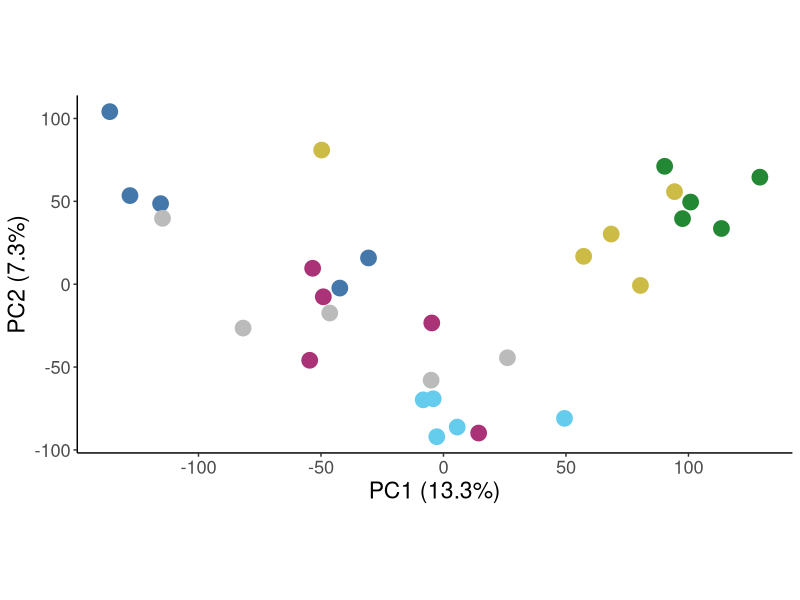
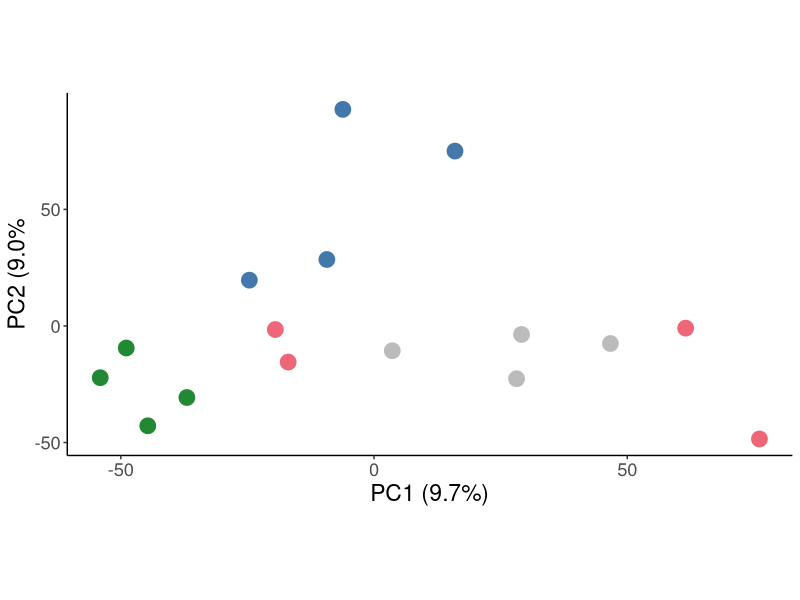

Recreate these plots in R, in order.
#Script makes the subplots (Principal components analysis) shown in Fig. 4. Subplots were assembled into figure outside of R. 
library(ggplot2)

#replace "yourpath" with path to file
setwd("yourpath")
df <- read.csv(file="Acutus_PC_data.csv")
df$Station <- factor(df$Station, ordered = TRUE,levels = c("616.04", "400.04", "200.04", "200", "0.1", "-100.1"))
pdf(file="Acutus_PCA.pdf")
ggplot(df) + 
  geom_point(aes(x=PC1, y=PC2, color = Station), size=5)+ 
  xlab("PC1 (13.3%)")+
  ylab("PC2 (7.3%)")+
  theme_classic()+ 
  theme(legend.position = "none")+
  theme(aspect.ratio=3/6)+
  theme(axis.text.x=element_text(size=rel(1.5)), axis.title.x=element_text(size=rel(1.5)))+
  theme(axis.text.y=element_text(size=rel(1.5)), axis.title.y=element_text(size=rel(1.5)))+
  theme(legend.text=element_text(size=rel(1.2)), legend.title=element_text(size=rel(1.2)))+
  scale_color_manual(values = c("#AA3377", "#66CCEE", "#CCBB44", "#228833", "#4477AA", "#BBBBBB"))
dev.off()

df <- read.csv(file = "Cp_PCA_sites.csv")
df$Station <- factor(df$Station, ordered = TRUE,levels = c("-100.1", "0.1", "100.18", "200"))
pdf(file="Propinquus_PCA.pdf")
ggplot(df) + 
  geom_point(aes(x=PC1, y=PC2, color = Station), size=5)+ 
  xlab("PC1 (9.7%)")+
  ylab("PC2 (9.0%")+
  theme_classic()+ 
  theme(legend.position = "none")+
  theme(aspect.ratio = 3/6)+
  theme(axis.text.x=element_text(size=rel(1.5)), axis.title.x=element_text(size=rel(1.5)))+
  theme(axis.text.y=element_text(size=rel(1.5)), axis.title.y=element_text(size=rel(1.5)))+
  theme(legend.text=element_text(size=rel(1.2)), legend.title=element_text(size=rel(1.2)))+
  scale_color_manual(values = c("#BBBBBB", "#4477AA", "#EE6677", "#228833"))
dev.off()
